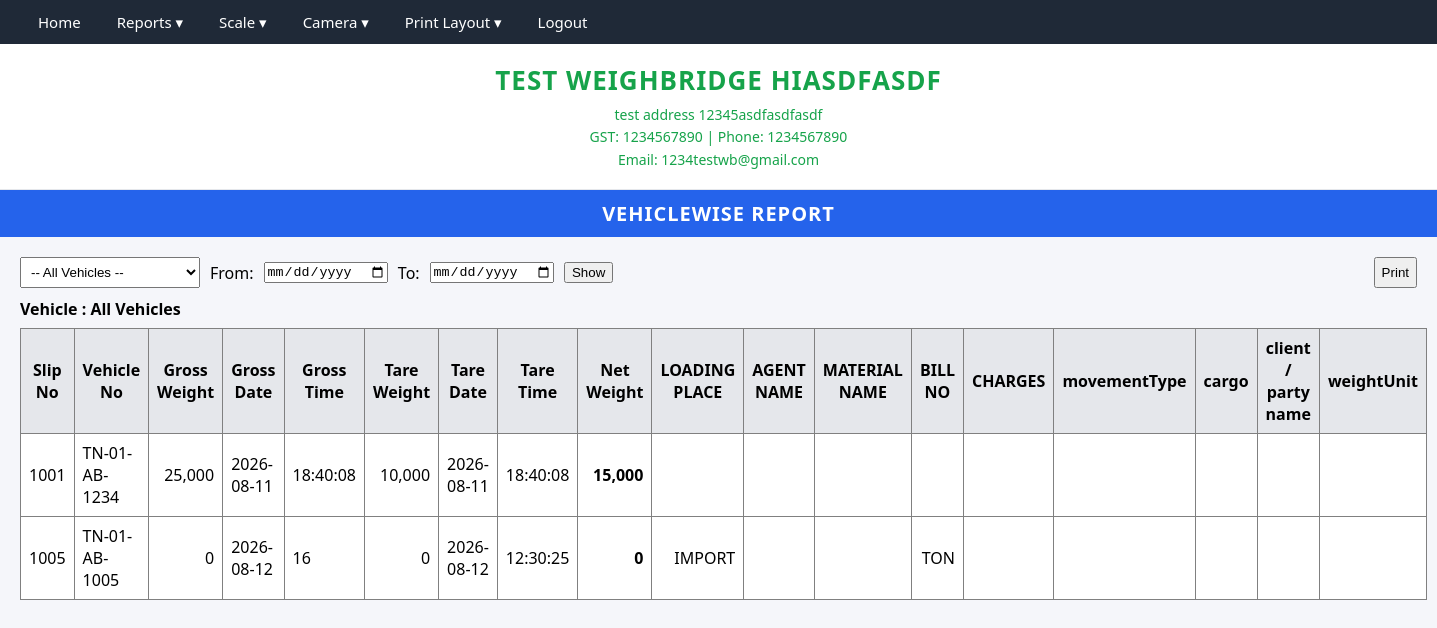
/vehiclewise_report.php (signed in), run on the app's committed database.
### tables this page shows
CREATE TABLE `company` (
  `deviceid` varchar(50) NOT NULL,
  `company_name` varchar(255) NOT NULL,
  `company_address` text DEFAULT NULL,
  `gst_number` varchar(50) DEFAULT NULL,
  `phone` varchar(50) DEFAULT NULL,
  `email` varchar(100) DEFAULT NULL,
  PRIMARY KEY (`deviceid`)
);

CREATE TABLE `sweighment` (
  `id` int(11) NOT NULL AUTO_INCREMENT,
  `slip_no` int(11) NOT NULL,
  `vehicle_no` varchar(20) DEFAULT NULL,
  `gross_weight` int(11) DEFAULT NULL,
  `gross_date` varchar(20) DEFAULT NULL,
  `gross_time` varchar(20) DEFAULT NULL,
  `tare_weight` int(11) DEFAULT NULL,
  `tare_date` varchar(20) DEFAULT NULL,
  `tare_time` varchar(20) DEFAULT NULL,
  `net_weight` int(11) DEFAULT NULL,
  `deviceid` varchar(50) DEFAULT NULL,
  `user_id` int(11) DEFAULT NULL,
  `first_image_path` varchar(255) DEFAULT NULL,
  `second_image_path` varchar(255) DEFAULT NULL,
  `company_id` int(11) NOT NULL DEFAULT 1,
  PRIMARY KEY (`id`),
  KEY `fk_sweigh_device` (`deviceid`),
  CONSTRAINT `fk_sweigh_device` FOREIGN KEY (`deviceid`) REFERENCES `company` (`deviceid`) ON DELETE CASCADE
);

### functions.php (called while the page is built, shortened)
<?php
function ensureSchemaIntegrity($conn) {
    static $executed = false;
    if ($executed) return;
    $executed = true;
    $tables = ['weighments', 'sweighment', 'weighment_fields'];
    foreach ($tables as $table) {
        $tblCheck = $conn->query("SHOW TABLES LIKE '$table'");
        if ($tblCheck && $tblCheck->num_rows > 0) {
            $colCheck = $conn->query("SHOW COLUMNS FROM `$table` LIKE 'company_id'");
        }
    }
}
function getCompany($conn) {
    ensureSchemaIntegrity($conn);
    $q = $conn->query("SELECT * FROM company LIMIT 1");
    $row = $q->fetch_assoc();
    if (!isset($row['id']) || empty($row['id'])) {
        if (!empty($row['company_id'])) {
            $row['id'] = (int)$row['company_id'];
        } elseif (!empty($row['ID'])) {
            $row['id'] = (int)$row['ID'];
        } else {
            $firstVal = reset($row);
            $row['id'] = (is_numeric($firstVal) && (int)$firstVal > 0) ? (int)$firstVal : 1;
        }
    } else {
        $row['id'] = (int)$row['id'];
    }
    return $row;
}
?>

### vehiclewise_report.php (the view, shortened to what this page needs)
<?php
require_once "db.php";
require_once "functions.php";
require_once "header.php";
$company = getCompany($conn);
$company_id = $company['id'];
$vehicle_no = $_GET['vehicle_no'] ?? '';
$dyn_fields = [];
$fstmt = $conn->prepare("
    SELECT id, field_label
    FROM weighment_fields
    WHERE company_id = ?
      AND is_active = 1
    ORDER BY field_order
");
$fstmt->bind_param("i", $company_id);
$fstmt->execute();
$fres = $fstmt->get_result();
while ($f = $fres->fetch_assoc()) {
    $dyn_fields[$f['id']] = $f['field_label'];
}
$sql = "
    SELECT
        id,
        slip_no,
        vehicle_no,
        gross_weight,
        gross_date,
        gross_time,
        tare_weight,
        tare_date,
        tare_time,
        net_weight
    FROM sweighment
    WHERE company_id = ?
";
$params = [$company_id];
$types  = "i";
$sql .= " ORDER BY CAST(slip_no AS UNSIGNED) asc";
$stmt = $conn->prepare($sql);
$stmt->bind_param($types, ...$params);
$stmt->execute();
$result = $stmt->get_result();
$dyn_values = [];
$vstmt = $conn->prepare("
    SELECT weighment_id, field_id, field_value
    FROM weighment_field_values
");
$vstmt->execute();
$vresult = $vstmt->get_result();
while ($v = $vresult->fetch_assoc()) {
    $dyn_values[$v['weighment_id']][$v['field_id']] = $v['field_value'];
}
?>
<div class="page-title">VEHICLEWISE REPORT</div>
<div class="container">
<div style="display:flex; justify-content:space-between; margin-bottom:10px;">
    <form method="get" style="display:flex;gap:10px;align-items:center;">
    <select name="vehicle_no" style="padding:6px;width:180px;">
        <option value="">-- All Vehicles --</option>
    </select>
    From:
    <input type="date" name="from_date"
        value="<?= $_GET['from_date'] ?? '' ?>">
    To:
    <input type="date" name="to_date"
        value="<?= $_GET['to_date'] ?? '' ?>">
    <button type="submit">Show</button>
</form>
    <button onclick="window.print()">Print</button>
</div>
<?php
$veh_label = $vehicle_no ?: "All Vehicles";
?>
<div style="margin-bottom:8px;font-weight:bold;">
    Vehicle : <?= htmlspecialchars($veh_label); ?>
</div>
<table width="100%" border="1" cellspacing="0" cellpadding="8"
       style="background:#fff; border-collapse:collapse;">
<tr style="background:#e5e7eb; font-weight:bold;">
    <th>Slip No</th>
    <th>Vehicle No</th>
    <th>Gross Weight</th>
    <th>Gross Date</th>
    <th>Gross Time</th>
    <th>Tare Weight</th>
    <th>Tare Date</th>
    <th>Tare Time</th>
    <th>Net Weight</th>
    <?php foreach ($dyn_fields as $label): ?>
        <th><?php echo htmlspecialchars($label); ?></th>
    <?php endforeach; ?>
</tr>
<?php if ($result->num_rows === 0): ?>
<tr>
    <td colspan="<?php echo 9 + count($dyn_fields); ?>" style="text-align:center;">
        No completed weighments found
    </td>
</tr>
<?php else: ?>
<?php while ($row = $result->fetch_assoc()): ?>
<tr>
    <?php $wid = $row['slip_no']; ?>
    <td><?php echo (int)$row['slip_no']; ?></td>
    <td><?php echo htmlspecialchars($row['vehicle_no']); ?></td>
    <td style="text-align:right;"><?php echo number_format($row['gross_weight'], 0); ?></td>
    <td><?php echo htmlspecialchars($row['gross_date']); ?></td>
    <td><?php echo htmlspecialchars($row['gross_time']); ?></td>
    <td style="text-align:right;"><?php echo number_format($row['tare_weight'], 0); ?></td>
    <td><?php echo htmlspecialchars($row['tare_date']); ?></td>
    <td><?php echo htmlspecialchars($row['tare_time']); ?></td>
    <td style="text-align:right;font-weight:bold;">
        <?php echo number_format($row['net_weight'], 0); ?>
    </td>
    <?php foreach ($dyn_fields as $fid => $label): ?>
        <td style="text-align:right;">
            <?php
            echo isset($dyn_values[$wid][$fid])
                ? htmlspecialchars($dyn_values[$wid][$fid])
                : '';
            ?>
        </td>
    <?php endforeach; ?>
</tr>
<?php endwhile; ?>
<?php endif; ?>
</table>
</div>

### header.php (shortened to what this page needs)
<?php
require_once "db.php";
require_once "functions.php";
    ?>
    <?php
$company = getCompany($conn);
?>
<!DOCTYPE html>
<html>
<head>
</head>
<body>
<div class="top-menu">
    <ul>
        <li><a href="mainform.php">Home</a></li>
        <li>
            <a href="#">Reports ▾</a>
        </li>
        <li>
            <a href="#">Scale ▾</a>
        </li>
        <li>
            <a href="#">Camera ▾</a>
        </li>
        <li>
            <a href="#">Print Layout ▾</a>
        </li>
        <li><a href="?action=logout" onclick="return confirm('Are you sure you want to logout?');">Logout</a></li>
    </ul>
</div>
<div class="company-banner">
    <h1><?php echo strtoupper($company['company_name'] ?? ''); ?></h1>
    <div class="info">
        <?php echo nl2br(htmlspecialchars($company['company_address'] ?? '')); ?><br>
        <?php
        $gst   = trim($company['gst_number'] ?? '');
        $phone = trim($company['phone'] ?? '');
        $email = trim($company['email'] ?? '');
        ?>
        <?php if ($gst !== '' && $gst !== '-'): ?>GST: <?= htmlspecialchars($gst); ?><?php endif; ?>
        <?php if ($phone !== '' && $phone !== '-'): ?><?php if ($gst !== '' && $gst !== '-'): ?> | <?php endif; ?>Phone: <?= htmlspecialchars($phone); ?><?php endif; ?>
        <?php if ($email !== '' && $email !== '-'): ?><br>Email: <?= htmlspecialchars($email); ?><?php endif; ?>
    </div>
</div>
</body>
</html>

### header.php (style rules this page uses)
body { font-family: 'Segoe UI', system-ui, -apple-system, BlinkMacSystemFont, 'Inter', Roboto, sans-serif; margin: 0; background: #f5f6fa; }
.top-menu { background: #1f2937; color: #fff; }
.top-menu ul { list-style: none; margin: 0; padding: 0 20px; display: flex; }
.top-menu li { position: relative; }
.top-menu a { display: block; padding: 12px 18px; color: #fff; text-decoration: none; font-size: 15px; font-weight: 500; }
.company-banner { background: #ffffff; border-bottom: 1px solid #e5e7eb; text-align: center; padding: 18px 10px; }
.company-banner h1 { margin: 0; font-size: 26px; letter-spacing: 1px; color: #16a34a; }
.company-banner .info { margin-top: 6px; font-size: 14px; color: #16a34a; line-height: 1.6; font-weight: 500; }
.page-title { background: #2563eb; color: #ffffff; text-align: center; padding: 10px; font-size: 20px; font-weight: 600; letter-spacing: 1px; }
.container { padding: 20px; }

### data on the page
company: company_name "TEST WEIGHBRIDGE HIASDFASDF", company_address "test address 12345asdfasdfasdf", gst_number "1234567890", phone "1234567890", email "1234testwb@gmail.com"
sweighment: slip_no "1001", vehicle_no "TN-01-AB-1234", gross_weight "25,000", gross_date "2026-08-11", gross_time "18:40:08", tare_weight "10,000", tare_date "2026-08-11", tare_time "18:40:08", net_weight "15,000"
sweighment: slip_no "1005", vehicle_no "TN-01-AB-1005", gross_weight "0", gross_date "2026-08-12", gross_time "16", tare_weight "0", tare_date "2026-08-12", tare_time "12:30:25", net_weight "0", slip_no "IMPORT", slip_no "TON"

### other printed values
$veh_label "All Vehicles"
$label "LOADING PLACE"
$label "AGENT NAME"
$label "MATERIAL NAME"
$label "BILL NO"
$label "CHARGES"
$label "movementType"
$label "cargo"
$label "client / party name"
$label "weightUnit"
